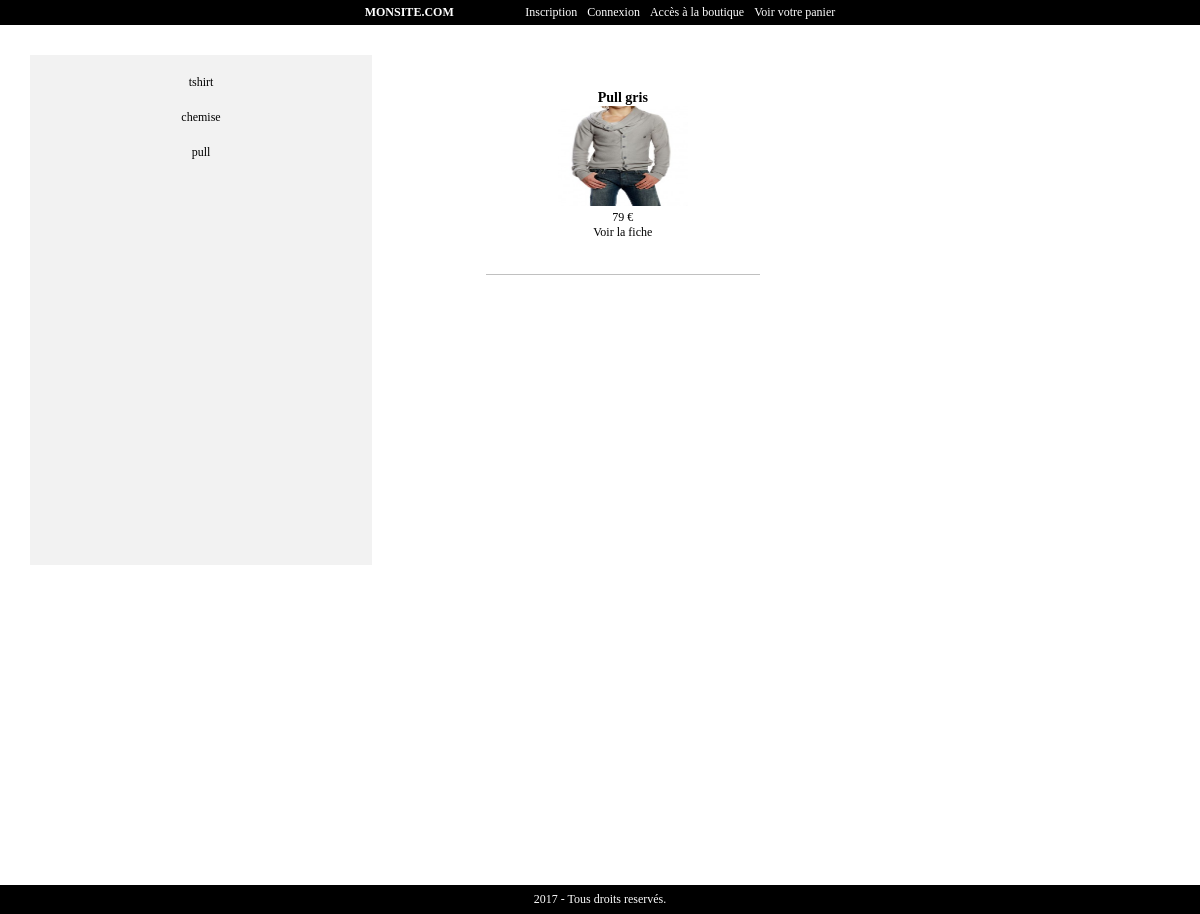
The app's page /boutique.php?categorie=pull with its own data.
### tables this page shows
CREATE TABLE IF NOT EXISTS `produit` (
  `id_produit` int(3) NOT NULL AUTO_INCREMENT,
  `reference` varchar(20) NOT NULL,
  `categorie` varchar(20) NOT NULL,
  `titre` varchar(100) NOT NULL,
  `description` text NOT NULL,
  `couleur` varchar(20) NOT NULL,
  `taille` varchar(5) NOT NULL,
  `public` enum('m','f','mixte') NOT NULL,
  `photo` varchar(250) NOT NULL,
  `prix` int(3) NOT NULL,
  `stock` int(3) NOT NULL,
  PRIMARY KEY (`id_produit`),
  UNIQUE KEY `reference` (`reference`)
);

### inc/fonction.inc.php (called while the page is built, shortened)
<?php
function executeRequete($req)
{
	global $mysqli;
	$resultat = $mysqli->query($req);
	return $resultat;
}

### inc/init.inc.php (called while the page is built, shortened)
<?php
$mysqli = new mysqli("localhost", "root", "", "site");
$contenu = '';
require_once("fonction.inc.php");

### boutique.php (the view)
<?php
require_once("inc/init.inc.php");
$categories_des_produits = executeRequete("SELECT DISTINCT categorie FROM produit");
$contenu .= '<div class="boutique-gauche">';
$contenu .= "<ul>";
while($cat = $categories_des_produits->fetch_assoc())
{
	$contenu .= "<li><a href='?categorie="	. $cat['categorie'] . "'>" . $cat['categorie'] . "</a></li>";
}
$contenu .= "</ul>";
$contenu .= "</div>";
$contenu .= '<div class="boutique-droite">';
if(isset($_GET['categorie']))
{
	$donnees = executeRequete("SELECT id_produit,reference,titre,photo,prix FROM produit WHERE categorie='$_GET[categorie]'");
	while($produit = $donnees->fetch_assoc())
	{
		$contenu .= '<div class="boutique-produit">';
		$contenu .= "<h3>$produit[titre]</h3>";
		$contenu .= "<a href=\"fiche_produit.php?id_produit=$produit[id_produit]\"><img src=\"$produit[photo]\" width=\"130\" height=\"100\" /></a>";
		$contenu .= "<p>$produit[prix] €</p>";
		$contenu .= '<a href="fiche_produit.php?id_produit=' . $produit['id_produit'] . '">Voir la fiche</a>';
		$contenu .= '</div>';
	}
}
$contenu .= '</div>';
require_once("inc/haut.inc.php");
echo $contenu;
require_once("inc/bas.inc.php");

### inc/css/style.css (style rules this page uses)
* { margin: 0; }
body { font-family : verdana; font-size: 12px; }
a { text-decoration: none; color: #000; }
.boutique-gauche { float: left; width: 30%; background: #f2f2f2; min-height: 500px; margin-right: 10%; padding-top: 10px; text-align: center; }
.boutique-gauche ul { list-style: none; padding: 0; }
.boutique-gauche ul li a { display: block; padding: 10px; }
.boutique-droite { float: left; width: 60%; }
.boutique-produit { float: left; width: 30%; text-align: center; padding: 5%; border-bottom: 1px solid #c0c0c0; }

### records on screen
produit: titre "Pull gris", photo (picture), prix "79"

### other values on screen
$cat['categorie'] "tshirt"
$cat['categorie'] "chemise"
$cat['categorie'] "pull"
